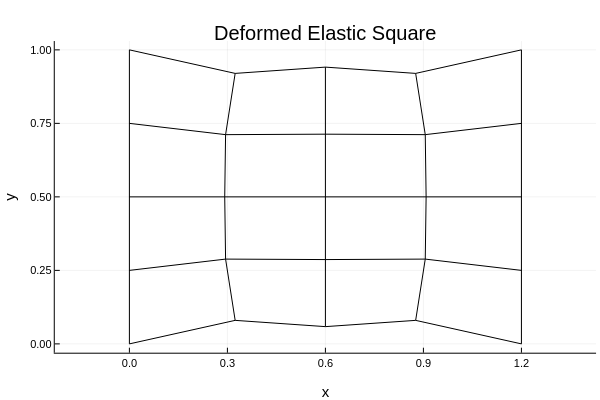

Write notebook code for a chart like this one.
### Code cell
# Transpose for plotting consistency
a1p = a1sol'
a2p = a2sol'

# Build coordinate matrices
X = [xi for yi in y, xi in x]
Y = [yi for yi in y, xi in x]

# Deformed coordinates
Xd = X .+ a1p
Yd = Y .+ a2p

# Plot deformed grid
p1 = plot()

# horizontal lines
for i in 1:p.Ny
    plot!(Xd[i, :], Yd[i, :], color=:black, lw=1)
end

# vertical lines
for j in 1:p.Nx
    plot!(Xd[:, j], Yd[:, j], color=:black, lw=1)
end

plot!(
    aspect_ratio = 1,
    xlabel = "x",
    ylabel = "y",
    legend = false,
    title = "Deformed Elastic Square"
)

### Figure 1 — Plotly figure (JSON) as saved in the notebook; plotly's stock layout.template omitted (floating-point values rounded to 4 significant figures)
{"data": [{"colorbar": {"len": 0.8657, "title": "", "x": 0.9934, "y": 0.5087}, "legendgroup": "y1", "line": {"color": "rgba(0, 0, 0, 1.000)", "dash": "solid", "shape": "linear", "width": 1}, "mode": "lines", "name": "y1", "showlegend": true, "type": "scatter", "x": [4.156e-16, 0.3237, 0.6, 0.8763, 1.2], "xaxis": "x", "y": [0, 0.08001, 0.05868, 0.08001, 0], "yaxis": "y"}, {"colorbar": {"len": 0.8657, "title": "", "x": 0.9934, "y": 0.5087}, "legendgroup": "y2", "line": {"color": "rgba(0, 0, 0, 1.000)", "dash": "solid", "shape": "linear", "width": 1}, "mode": "lines", "name": "y2", "showlegend": true, "type": "scatter", "x": [-1.112e-16, 0.2944, 0.6, 0.9056, 1.2], "xaxis": "x", "y": [0.25, 0.2883, 0.2868, 0.2883, 0.25], "yaxis": "y"}, {"colorbar": {"len": 0.8657, "title": "", "x": 0.9934, "y": 0.5087}, "legendgroup": "y3", "line": {"color": "rgba(0, 0, 0, 1.000)", "dash": "solid", "shape": "linear", "width": 1}, "mode": "lines", "name": "y3", "showlegend": true, "type": "scatter", "x": [-1.178e-16, 0.2918, 0.6, 0.9082, 1.2], "xaxis": "x", "y": [0.5, 0.5, 0.5, 0.5, 0.5], "yaxis": "y"}, {"colorbar": {"len": 0.8657, "title": "", "x": 0.9934, "y": 0.5087}, "legendgroup": "y4", "line": {"color": "rgba(0, 0, 0, 1.000)", "dash": "solid", "shape": "linear", "width": 1}, "mode": "lines", "name": "y4", "showlegend": true, "type": "scatter", "x": [1.691e-16, 0.2944, 0.6, 0.9056, 1.2], "xaxis": "x", "y": [0.75, 0.7117, 0.7132, 0.7117, 0.75], "yaxis": "y"}, {"colorbar": {"len": 0.8657, "title": "", "x": 0.9934, "y": 0.5087}, "legendgroup": "y5", "line": {"color": "rgba(0, 0, 0, 1.000)", "dash": "solid", "shape": "linear", "width": 1}, "mode": "lines", "name": "y5", "showlegend": true, "type": "scatter", "x": [-1.956e-16, 0.3237, 0.6, 0.8763, 1.2], "xaxis": "x", "y": [1, 0.92, 0.9413, 0.92, 1], "yaxis": "y"}, {"colorbar": {"len": 0.8657, "title": "", "x": 0.9934, "y": 0.5087}, "legendgroup": "y6", "line": {"color": "rgba(0, 0, 0, 1.000)", "dash": "solid", "shape": "linear", "width": 1}, "mode": "lines", "name": "y6", "showlegend": true, "type": "scatter", "x": [4.156e-16, -1.112e-16, -1.178e-16, 1.691e-16, -1.956e-16], "xaxis": "x", "y": [0, 0.25, 0.5, 0.75, 1], "yaxis": "y"}, {"colorbar": {"len": 0.8657, "title": "", "x": 0.9934, "y": 0.5087}, "legendgroup": "y7", "line": {"color": "rgba(0, 0, 0, 1.000)", "dash": "solid", "shape": "linear", "width": 1}, "mode": "lines", "name": "y7", "showlegend": true, "type": "scatter", "x": [0.3237, 0.2944, 0.2918, 0.2944, 0.3237], "xaxis": "x", "y": [0.08001, 0.2883, 0.5, 0.7117, 0.92], "yaxis": "y"}, {"colorbar": {"len": 0.8657, "title": "", "x": 0.9934, "y": 0.5087}, "legendgroup": "y8", "line": {"color": "rgba(0, 0, 0, 1.000)", "dash": "solid", "shape": "linear", "width": 1}, "mode": "lines", "name": "y8", "showlegend": true, "type": "scatter", "x": [0.6, 0.6, 0.6, 0.6, 0.6], "xaxis": "x", "y": [0.05868, 0.2868, 0.5, 0.7132, 0.9413], "yaxis": "y"}, {"colorbar": {"len": 0.8657, "title": "", "x": 0.9934, "y": 0.5087}, "legendgroup": "y9", "line": {"color": "rgba(0, 0, 0, 1.000)", "dash": "solid", "shape": "linear", "width": 1}, "mode": "lines", "name": "y9", "showlegend": true, "type": "scatter", "x": [0.8763, 0.9056, 0.9082, 0.9056, 0.8763], "xaxis": "x", "y": [0.08001, 0.2883, 0.5, 0.7117, 0.92], "yaxis": "y"}, {"colorbar": {"len": 0.8657, "title": "", "x": 0.9934, "y": 0.5087}, "legendgroup": "y10", "line": {"color": "rgba(0, 0, 0, 1.000)", "dash": "solid", "shape": "linear", "width": 1}, "mode": "lines", "name": "y10", "showlegend": true, "type": "scatter", "x": [1.2, 1.2, 1.2, 1.2, 1.2], "xaxis": "x", "y": [0, 0.25, 0.5, 0.75, 1], "yaxis": "y"}], "layout": {"annotations": [{"font": {"color": "rgba(0, 0, 0, 1.000)", "family": "sans-serif", "size": 20}, "rotation": 0, "showarrow": false, "text": "Deformed Elastic Square", "x": 0.5424, "xanchor": "center", "xref": "paper", "y": 1, "yanchor": "top", "yref": "paper"}], "height": 400, "margin": {"b": 20, "l": 0, "r": 0, "t": 20}, "paper_bgcolor": "rgba(255, 255, 255, 1.000)", "plot_bgcolor": "rgba(255, 255, 255, 1.000)", "showlegend": false, "width": 600, "xaxis": {"anchor": "y", "domain": [0.09128, 0.9934], "gridcolor": "rgba(0, 0, 0, 0.100)", "gridwidth": 0.5, "linecolor": "rgba(0, 0, 0, 1.000)", "mirror": false, "range": [-0.2284, 1.428], "showgrid": true, "showline": true, "showticklabels": true, "tickangle": 0, "tickcolor": "rgb(0, 0, 0)", "tickfont": {"color": "rgba(0, 0, 0, 1.000)", "family": "sans-serif", "size": 11}, "tickmode": "array", "ticks": "inside", "ticktext": ["0.0", "0.3", "0.6", "0.9", "1.2"], "tickvals": [0, 0.3, 0.6, 0.9, 1.2], "title": "x", "titlefont": {"color": "rgba(0, 0, 0, 1.000)", "family": "sans-serif", "size": 15}, "type": "-", "visible": true, "zeroline": false, "zerolinecolor": "rgba(0, 0, 0, 1.000)"}, "yaxis": {"anchor": "x", "domain": [0.07581, 0.9415], "gridcolor": "rgba(0, 0, 0, 0.100)", "gridwidth": 0.5, "linecolor": "rgba(0, 0, 0, 1.000)", "mirror": false, "range": [-0.03, 1.03], "showgrid": true, "showline": true, "showticklabels": true, "tickangle": 0, "tickcolor": "rgb(0, 0, 0)", "tickfont": {"color": "rgba(0, 0, 0, 1.000)", "family": "sans-serif", "size": 11}, "tickmode": "array", "ticks": "inside", "ticktext": ["0.00", "0.25", "0.50", "0.75", "1.00"], "tickvals": [0, 0.25, 0.5, 0.75, 1], "title": "y", "titlefont": {"color": "rgba(0, 0, 0, 1.000)", "family": "sans-serif", "size": 15}, "type": "-", "visible": true, "zeroline": false, "zerolinecolor": "rgba(0, 0, 0, 1.000)"}}}
